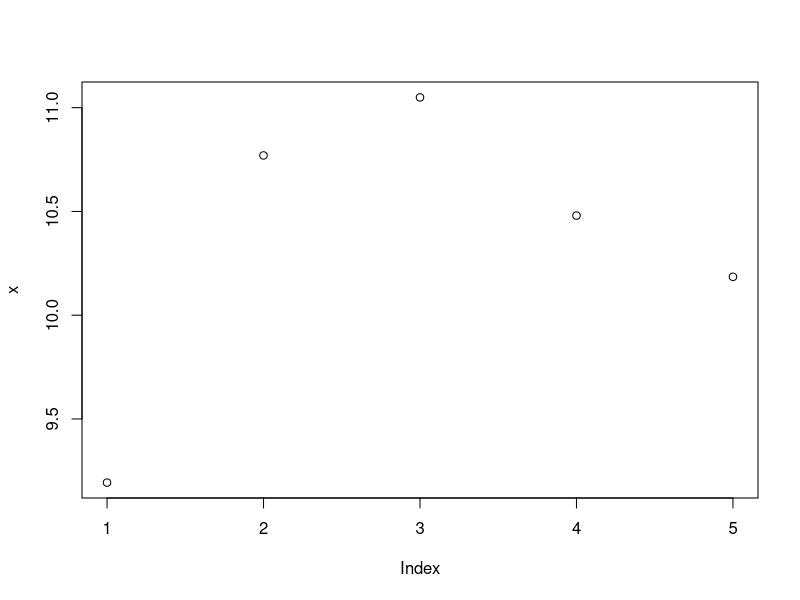
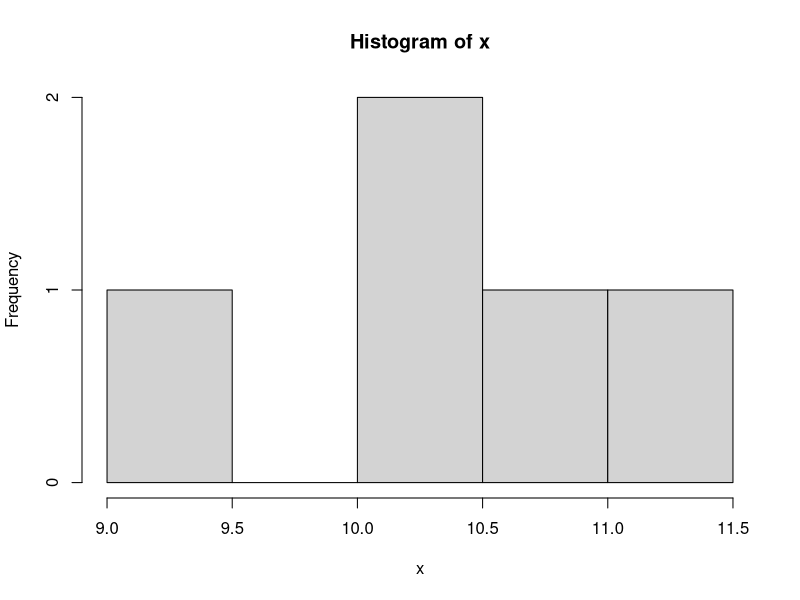
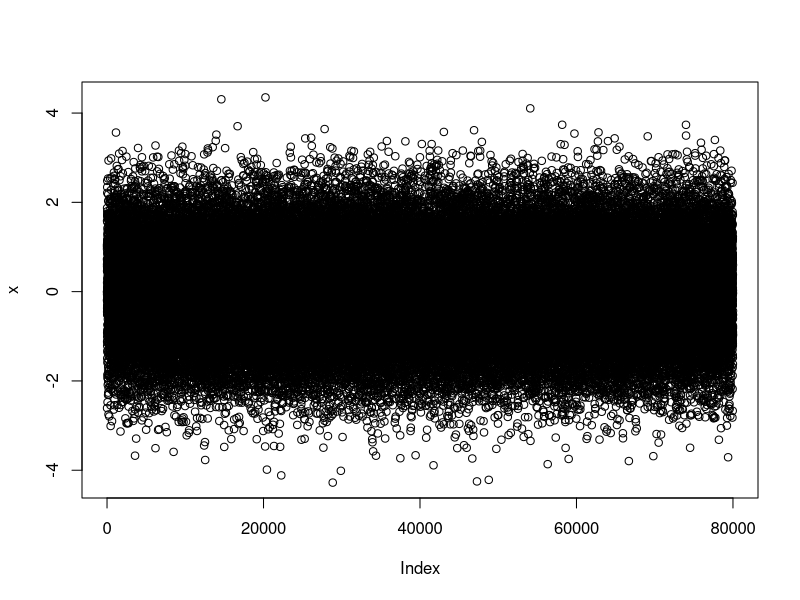
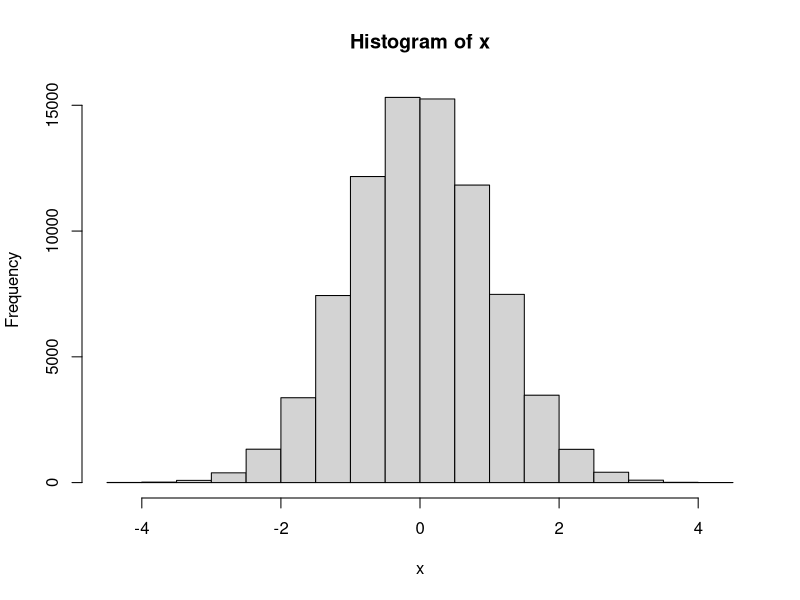
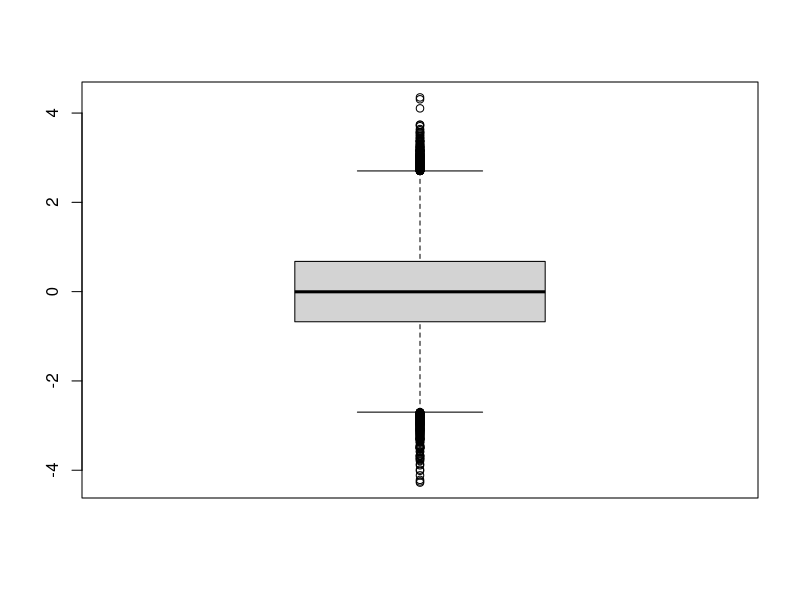

These figures' R source, in order:
N <-100000
a <-rnorm(N)
b <- rnorm(N)
#Vectorized approach
c <- a * b
c

X <- rnorm(5)
X
X <- rnorm( 5, 10, 1)
X
X <- rnorm (5, 10)
X
X <- rnorm(5, mean=10, sd = 1)
X
X <- rnorm(5, sd=1, mean=10)
X
X <- rnorm(5, sd=1)
X

x <-rnorm(5, 10, 1)
plot(x)
hist(x)

x <-rnorm(80000)
plot(x)
hist(x)
head(x)
tail(x)
range(x)
summary(x)
boxplot(x)